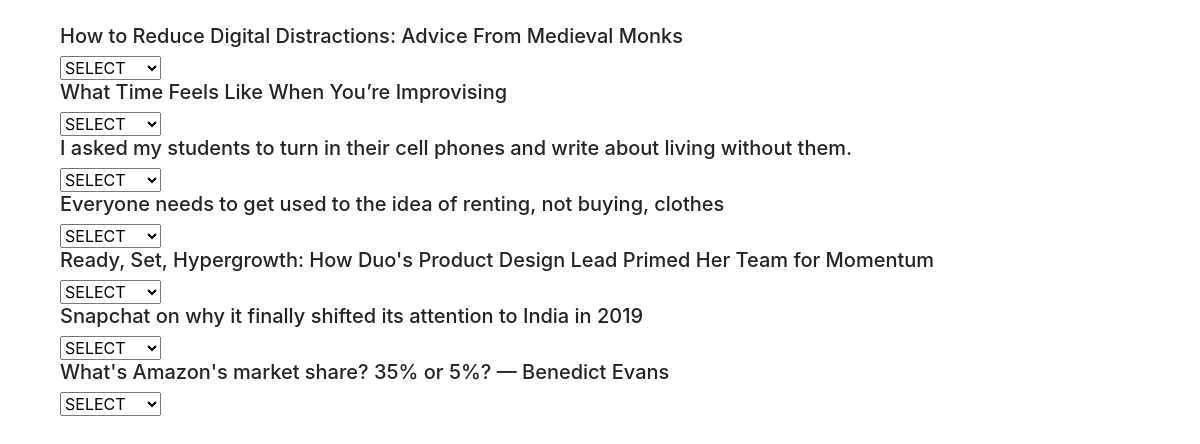
The page / on the database its author committed.
### articles/models.py (models this page shows, shortened)
class Article(models.Model):
    item_id = models.BigIntegerField()
    url = models.CharField(max_length=125)
    title = models.CharField(max_length=250)
    excerpt = models.CharField(max_length=5000, null=True)
    is_article = models.BooleanField()
    has_video = models.BooleanField()
    has_image = models.BooleanField()
    word_count = models.CharField(max_length=8, null=True)
    lang = models.CharField(max_length=3)
    time_to_read = models.IntegerField(null=True)
    top_image_url = models.CharField(max_length=500, default='https://ph-files.imgix.net/a3fc2bb8-9245-4f1b-b9c5-ba5888caad86', null=True)
    listen_duration_estimate = models.IntegerField(null=True)
    publisher_fk = models.ForeignKey(Publisher, on_delete=models.SET_NULL, null=True)

### articles/views.py (the view)
# urls.py: path('', views.index, name='index'),
def index(request):
    articles = Article.objects.order_by('id')[:7]
    return render(request, 'articles/index.html', {'articles': articles})

### articles/templates/articles/index.html (shortened to what this page needs)
{% extends 'base.html' %} {% block content %}
<div class="container">
  {% for article in articles %} {% csrf_token %}
  <div id="{{article.item_id}}">
    <h5>{{article.title}}</h5>
    <select class="priority">
      <option>SELECT</option>
    </select>
  </div>
  {% endfor %}
</div>
{% endblock %}

### incread_backend/templates/base.html (shortened to what this page needs)
<!DOCTYPE html>
<html lang="en">
  <head>
    <link
      rel="stylesheet"
      href="https://stackpath.bootstrapcdn.com/bootstrap/4.4.1/css/bootstrap.min.css"
    />
  </head>
  <body>
    <div class="container mt-4">
      {% block content %} {% endblock %}
    </div>
  </body>
</html>

### rows shown on the page
Article: title "How to Reduce Digital Distractions: Advice From Medieval Monks"
Article: title "What Time Feels Like When You’re Improvising"
Article: title "I asked my students to turn in their cell phones and write about living without them."
Article: title "Everyone needs to get used to the idea of renting, not buying, clothes"
Article: title "Ready, Set, Hypergrowth: How Duo's Product Design Lead Primed Her Team for Momentum"
Article: title "Snapchat on why it finally shifted its attention to India in 2019"
Article: title "What's Amazon's market share? 35% or 5%? — Benedict Evans"
